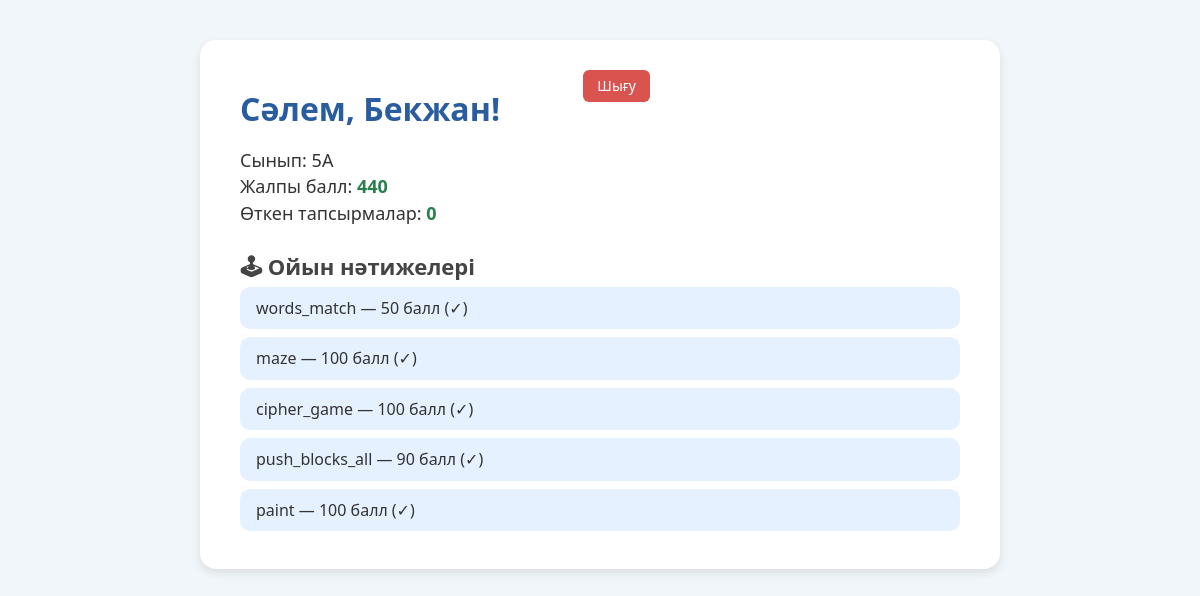
Before: /student_dashboard (signed in) with the older database file.
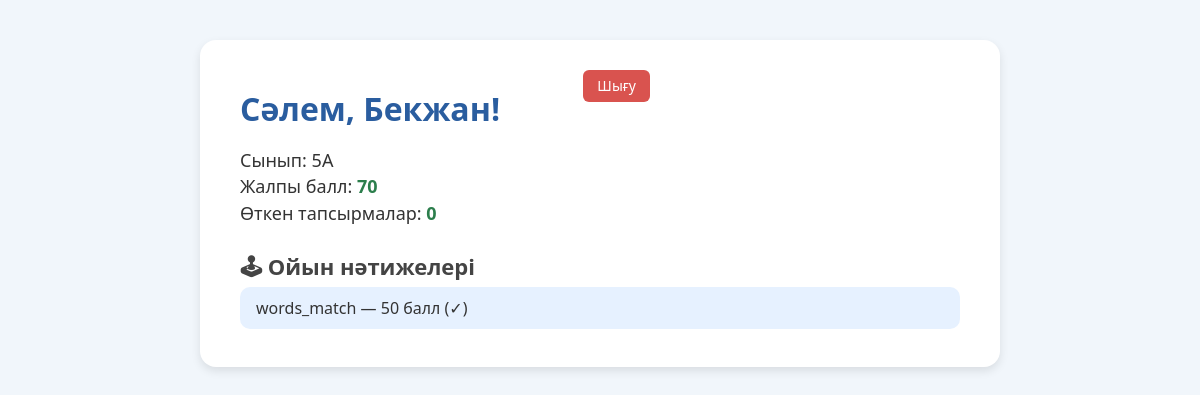
After: the same page with the newer database file.
### main.py (models this page shows, shortened)
class Student(db.Model):
    id = db.Column(db.Integer, primary_key=True)
    name = db.Column(db.String(100), nullable=False)
    student_class = db.Column(db.String(10), nullable=False)
    password = db.Column(db.String(200), nullable=False)
    score = db.Column(db.Integer, default=0)
    progress = db.relationship('StudentProgress', backref='student', lazy=True)
    __table_args__ = (db.UniqueConstraint('name', 'student_class', name='uq_name_class'),)

class GameProgress(db.Model):
    id = db.Column(db.Integer, primary_key=True)
    student_id = db.Column(db.Integer, db.ForeignKey("student.id"))
    game_name = db.Column(db.String(100), nullable=False)
    score = db.Column(db.Integer, default=0)
    completed = db.Column(db.Boolean, default=False)
    attempt = db.Column(db.Integer, nullable=False, default=1)
    timestamp = db.Column(db.DateTime, default=db.func.current_timestamp())
    student = db.relationship('Student', backref='games')

### main.py (the view)
@app.route("/student_dashboard")
def student_dashboard():
    student_id = session.get("user_id")
    if not student_id:
        return redirect("/login")
    student = Student.query.get(student_id)
    progress_count = StudentProgress.query.filter_by(student_id=student_id).count()
    game_results = GameProgress.query.filter_by(student_id=student_id).all()
    return render_template("dashboard.html",
                           student=student,
                           progress_count=progress_count,
                           games=game_results)

### templates/dashboard.html (shortened to what this page needs)
<!DOCTYPE html>
<html lang="kk">
<head>
  <link rel="stylesheet" href="{{ url_for('static', filename='css/dashboard.css') }}">
  <link rel="stylesheet" href="{{ url_for('static', filename='css/normalize.css') }}">
</head>
<body>
  <div class="container">
    <h1>Сәлем, {{ student.name }}!</h1>
    <p>Сынып: {{ student.student_class }}</p>
    <p>Жалпы балл: <strong>{{ student.score }}</strong></p>
    <p>Өткен тапсырмалар: <strong>{{ progress_count }}</strong></p>
    <h2>🕹 Ойын нәтижелері</h2>
    {% if games %}
      <ul>
        {% for game in games %}
          <li>
            {{ game.game_name }} — {{ game.score }} балл ({{ "✓" if game.completed else "○" }})
          </li>
        {% endfor %}
      </ul>
    {% else %}
      <p>Әзірге ойын нәтижелері жоқ.</p>
    {% endif %}
    <form action="/logout" method="POST" class="logout-form">
      <button type="submit">Шығу</button>
    </form>
  </div>
</body>
</html>

### static/css/dashboard.css (style rules this page uses)
body { font-family: "Segoe UI", sans-serif; background: #f1f6fb; color: #333; margin: 0; padding: 0; }
.container { max-width: 800px; margin: 40px auto; background: #fff; border-radius: 16px; padding: 30px 40px; box-shadow: 0 4px 10px rgba(0,0,0,0.1); }
h1 { font-size: 28px; color: #2a5d9f; margin-bottom: 10px; }
p { font-size: 18px; margin: 6px 0; }
strong { color: #2c7e4c; }
h2 { margin-top: 30px; font-size: 22px; color: #444; }
ul { list-style-type: none; padding-left: 0; }
li { background: #e6f1ff; margin: 8px 0; padding: 12px 16px; border-radius: 10px; font-size: 16px; }
button { background: #2a5d9f; color: white; border: none; padding: 10px 18px; font-size: 16px; border-radius: 8px; cursor: pointer; margin-top: 25px; transition: 0.3s; }
.logout-form { position: absolute; top: 70px; right: 550px; }
.logout-form button { background: #d9534f; padding: 8px 14px; font-size: 14px; border-radius: 6px; }

Changed rows visible on the page:
removed GameProgress: game_name "maze", score "100", completed "✓"
removed GameProgress: game_name "cipher_game", score "100", completed "✓"
removed GameProgress: game_name "push_blocks_all", score "90", completed "✓"
removed GameProgress: game_name "paint", score "100", completed "✓"
changed Student "Бекжан": score "440" → "70"
